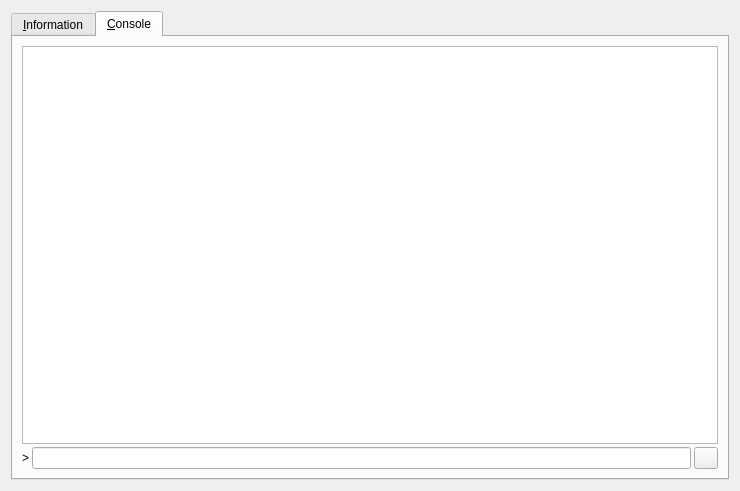
<?xml version="1.0" encoding="UTF-8"?>
<ui version="4.0">
 <class>RPCConsole</class>
 <widget class="QDialog" name="RPCConsole">
  <property name="geometry">
   <rect>
    <x>0</x>
    <y>0</y>
    <width>740</width>
    <height>491</height>
   </rect>
  </property>
  <property name="windowTitle">
   <string>NewYorkcoin - Debug window</string>
  </property>
  <layout class="QVBoxLayout" name="verticalLayout_2">
   <item>
    <widget class="QTabWidget" name="tabWidget">
     <property name="currentIndex">
      <number>1</number>
     </property>
     <widget class="QWidget" name="tab_info">
      <attribute name="title">
       <string>&amp;Information</string>
      </attribute>
      <layout class="QGridLayout" name="gridLayout" columnstretch="0,1">
       <property name="horizontalSpacing">
        <number>12</number>
       </property>
       <item row="0" column="0">
        <widget class="QLabel" name="label_9">
         <property name="font">
          <font>
           <weight>75</weight>
           <bold>true</bold>
          </font>
         </property>
         <property name="text">
          <string>NewYorkcoin Core</string>
         </property>
        </widget>
       </item>
       <item row="1" column="0">
        <widget class="QLabel" name="label_5">
         <property name="text">
          <string>Client name</string>
         </property>
        </widget>
       </item>
       <item row="1" column="1">
        <widget class="QLabel" name="clientName">
         <property name="cursor">
          <cursorShape>IBeamCursor</cursorShape>
         </property>
         <property name="text">
          <string>N/A</string>
         </property>
         <property name="textFormat">
          <enum>Qt::PlainText</enum>
         </property>
         <property name="textInteractionFlags">
          <set>Qt::LinksAccessibleByMouse|Qt::TextSelectableByKeyboard|Qt::TextSelectableByMouse</set>
         </property>
        </widget>
       </item>
       <item row="2" column="0">
        <widget class="QLabel" name="label_6">
         <property name="text">
          <string>Client version</string>
         </property>
        </widget>
       </item>
       <item row="2" column="1">
        <widget class="QLabel" name="clientVersion">
         <property name="cursor">
          <cursorShape>IBeamCursor</cursorShape>
         </property>
         <property name="text">
          <string>N/A</string>
         </property>
         <property name="textFormat">
          <enum>Qt::PlainText</enum>
         </property>
         <property name="textInteractionFlags">
          <set>Qt::LinksAccessibleByMouse|Qt::TextSelectableByKeyboard|Qt::TextSelectableByMouse</set>
         </property>
        </widget>
       </item>
       <item row="3" column="0">
        <widget class="QLabel" name="label_14">
         <property name="text">
          <string>Using OpenSSL version</string>
         </property>
         <property name="indent">
          <number>10</number>
         </property>
        </widget>
       </item>
       <item row="3" column="1">
        <widget class="QLabel" name="openSSLVersion">
         <property name="cursor">
          <cursorShape>IBeamCursor</cursorShape>
         </property>
         <property name="text">
          <string>N/A</string>
         </property>
         <property name="textFormat">
          <enum>Qt::PlainText</enum>
         </property>
         <property name="textInteractionFlags">
          <set>Qt::LinksAccessibleByMouse|Qt::TextSelectableByKeyboard|Qt::TextSelectableByMouse</set>
         </property>
        </widget>
       </item>
       <item row="4" column="0">
        <widget class="QLabel" name="label_12">
         <property name="text">
          <string>Build date</string>
         </property>
        </widget>
       </item>
       <item row="4" column="1">
        <widget class="QLabel" name="buildDate">
         <property name="cursor">
          <cursorShape>IBeamCursor</cursorShape>
         </property>
         <property name="text">
          <string>N/A</string>
         </property>
         <property name="textFormat">
          <enum>Qt::PlainText</enum>
         </property>
         <property name="textInteractionFlags">
          <set>Qt::LinksAccessibleByMouse|Qt::TextSelectableByKeyboard|Qt::TextSelectableByMouse</set>
         </property>
        </widget>
       </item>
       <item row="5" column="0">
        <widget class="QLabel" name="label_13">
         <property name="text">
          <string>Startup time</string>
         </property>
        </widget>
       </item>
       <item row="5" column="1">
        <widget class="QLabel" name="startupTime">
         <property name="cursor">
          <cursorShape>IBeamCursor</cursorShape>
         </property>
         <property name="text">
          <string>N/A</string>
         </property>
         <property name="textFormat">
          <enum>Qt::PlainText</enum>
         </property>
         <property name="textInteractionFlags">
          <set>Qt::LinksAccessibleByMouse|Qt::TextSelectableByKeyboard|Qt::TextSelectableByMouse</set>
         </property>
        </widget>
       </item>
       <item row="6" column="0">
        <widget class="QLabel" name="label_11">
         <property name="font">
          <font>
           <weight>75</weight>
           <bold>true</bold>
          </font>
         </property>
         <property name="text">
          <string>Network</string>
         </property>
        </widget>
       </item>
       <item row="7" column="0">
        <widget class="QLabel" name="label_7">
         <property name="text">
          <string>Number of connections</string>
         </property>
        </widget>
       </item>
       <item row="7" column="1">
        <widget class="QLabel" name="numberOfConnections">
         <property name="cursor">
          <cursorShape>IBeamCursor</cursorShape>
         </property>
         <property name="text">
          <string>N/A</string>
         </property>
         <property name="textFormat">
          <enum>Qt::PlainText</enum>
         </property>
         <property name="textInteractionFlags">
          <set>Qt::LinksAccessibleByMouse|Qt::TextSelectableByKeyboard|Qt::TextSelectableByMouse</set>
         </property>
        </widget>
       </item>
       <item row="8" column="0">
        <widget class="QLabel" name="label_8">
         <property name="text">
          <string>On testnet</string>
         </property>
        </widget>
       </item>
       <item row="8" column="1">
        <widget class="QCheckBox" name="isTestNet">
         <property name="enabled">
          <bool>false</bool>
         </property>
         <property name="text">
          <string/>
         </property>
        </widget>
       </item>
       <item row="9" column="0">
        <widget class="QLabel" name="label_10">
         <property name="font">
          <font>
           <weight>75</weight>
           <bold>true</bold>
          </font>
         </property>
         <property name="text">
          <string>Block chain</string>
         </property>
        </widget>
       </item>
       <item row="10" column="0">
        <widget class="QLabel" name="label_3">
         <property name="text">
          <string>Current number of blocks</string>
         </property>
        </widget>
       </item>
       <item row="10" column="1">
        <widget class="QLabel" name="numberOfBlocks">
         <property name="cursor">
          <cursorShape>IBeamCursor</cursorShape>
         </property>
         <property name="text">
          <string>N/A</string>
         </property>
         <property name="textFormat">
          <enum>Qt::PlainText</enum>
         </property>
         <property name="textInteractionFlags">
          <set>Qt::LinksAccessibleByMouse|Qt::TextSelectableByKeyboard|Qt::TextSelectableByMouse</set>
         </property>
        </widget>
       </item>
       <item row="11" column="0">
        <widget class="QLabel" name="label_4">
         <property name="text">
          <string>Estimated total blocks</string>
         </property>
        </widget>
       </item>
       <item row="11" column="1">
        <widget class="QLabel" name="totalBlocks">
         <property name="cursor">
          <cursorShape>IBeamCursor</cursorShape>
         </property>
         <property name="text">
          <string>N/A</string>
         </property>
         <property name="textFormat">
          <enum>Qt::PlainText</enum>
         </property>
         <property name="textInteractionFlags">
          <set>Qt::LinksAccessibleByMouse|Qt::TextSelectableByKeyboard|Qt::TextSelectableByMouse</set>
         </property>
        </widget>
       </item>
       <item row="12" column="0">
        <widget class="QLabel" name="label_2">
         <property name="text">
          <string>Last block time</string>
         </property>
        </widget>
       </item>
       <item row="12" column="1">
        <widget class="QLabel" name="lastBlockTime">
         <property name="cursor">
          <cursorShape>IBeamCursor</cursorShape>
         </property>
         <property name="text">
          <string>N/A</string>
         </property>
         <property name="textFormat">
          <enum>Qt::PlainText</enum>
         </property>
         <property name="textInteractionFlags">
          <set>Qt::LinksAccessibleByMouse|Qt::TextSelectableByKeyboard|Qt::TextSelectableByMouse</set>
         </property>
        </widget>
       </item>
       <item row="13" column="0">
        <spacer name="verticalSpacer_2">
         <property name="orientation">
          <enum>Qt::Vertical</enum>
         </property>
         <property name="sizeHint" stdset="0">
          <size>
           <width>20</width>
           <height>20</height>
          </size>
         </property>
        </spacer>
       </item>
       <item row="14" column="0">
        <widget class="QLabel" name="labelDebugLogfile">
         <property name="font">
          <font>
           <weight>75</weight>
           <bold>true</bold>
          </font>
         </property>
         <property name="text">
          <string>Debug log file</string>
         </property>
        </widget>
       </item>
       <item row="15" column="0">
        <widget class="QPushButton" name="openDebugLogfileButton">
         <property name="toolTip">
          <string>&lt;html&gt;&lt;head/&gt;&lt;body&gt;&lt;p&gt;Open the NewYorkcoin debug log file from the current data directory. This can take a few seconds for large log files.&lt;/p&gt;&lt;/body&gt;&lt;/html&gt;</string>
         </property>
         <property name="text">
          <string>&amp;Open</string>
         </property>
         <property name="autoDefault">
          <bool>false</bool>
         </property>
        </widget>
       </item>
       <item row="16" column="0">
        <widget class="QLabel" name="labelCLOptions">
         <property name="font">
          <font>
           <weight>75</weight>
           <bold>true</bold>
          </font>
         </property>
         <property name="text">
          <string>Command-line options</string>
         </property>
        </widget>
       </item>
       <item row="17" column="0">
        <widget class="QPushButton" name="showCLOptionsButton">
         <property name="toolTip">
          <string>&lt;html&gt;&lt;head/&gt;&lt;body&gt;&lt;p&gt;Show the NewYorkcoin-Qt help message to get a list with possible NewYorkcoin command-line options.&lt;/p&gt;&lt;/body&gt;&lt;/html&gt;</string>
         </property>
         <property name="text">
          <string>&amp;Show</string>
         </property>
         <property name="autoDefault">
          <bool>false</bool>
         </property>
        </widget>
       </item>
       <item row="18" column="0">
        <spacer name="verticalSpacer">
         <property name="orientation">
          <enum>Qt::Vertical</enum>
         </property>
         <property name="sizeHint" stdset="0">
          <size>
           <width>20</width>
           <height>40</height>
          </size>
         </property>
        </spacer>
       </item>
      </layout>
     </widget>
     <widget class="QWidget" name="tab_console">
      <attribute name="title">
       <string>&amp;Console</string>
      </attribute>
      <layout class="QVBoxLayout" name="verticalLayout_3">
       <property name="spacing">
        <number>3</number>
       </property>
       <item>
        <widget class="QTextEdit" name="messagesWidget">
         <property name="minimumSize">
          <size>
           <width>0</width>
           <height>100</height>
          </size>
         </property>
         <property name="readOnly">
          <bool>true</bool>
         </property>
         <property name="tabKeyNavigation" stdset="0">
          <bool>false</bool>
         </property>
         <property name="columnCount" stdset="0">
          <number>2</number>
         </property>
        </widget>
       </item>
       <item>
        <layout class="QHBoxLayout" name="horizontalLayout">
         <property name="spacing">
          <number>3</number>
         </property>
         <item>
          <widget class="QLabel" name="label">
           <property name="text">
            <string notr="true">&gt;</string>
           </property>
          </widget>
         </item>
         <item>
          <widget class="QLineEdit" name="lineEdit"/>
         </item>
         <item>
          <widget class="QPushButton" name="clearButton">
           <property name="maximumSize">
            <size>
             <width>24</width>
             <height>24</height>
            </size>
           </property>
           <property name="toolTip">
            <string>Clear console</string>
           </property>
           <property name="text">
            <string/>
           </property>
           <property name="icon">
            <iconset resource="../bitcoin.qrc">
             <normaloff>:/icons/remove</normaloff>:/icons/remove</iconset>
           </property>
           <property name="shortcut">
            <string notr="true">Ctrl+L</string>
           </property>
           <property name="autoDefault">
            <bool>false</bool>
           </property>
          </widget>
         </item>
        </layout>
       </item>
      </layout>
     </widget>
    </widget>
   </item>
  </layout>
 </widget>
 <resources>
  <include location="../bitcoin.qrc"/>
 </resources>
 <connections/>
</ui>
